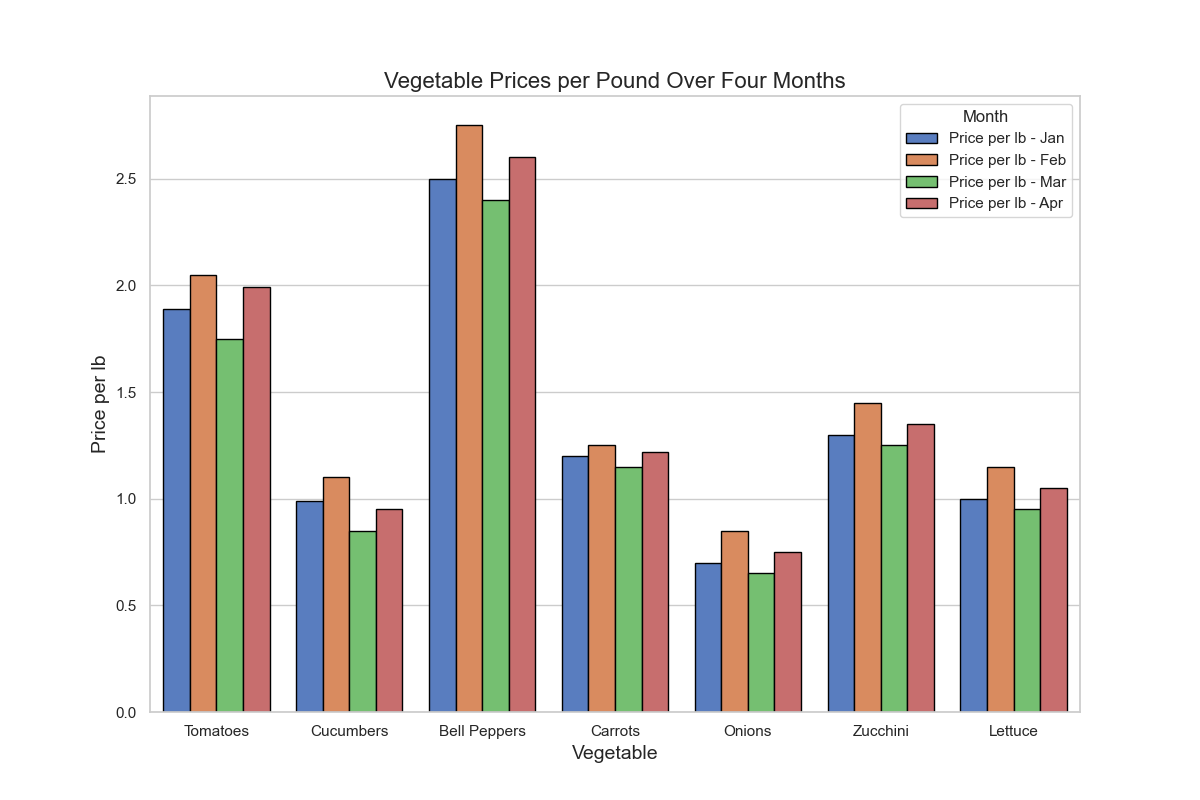

This figure's Python source:

import pandas as pd
import seaborn as sns
import matplotlib.pyplot as plt

# Original data in a list of dictionaries
data = [
    {'Vegetable': 'Tomatoes', 'Price per lb - Jan': 1.89, 'Price per lb - Feb': 2.05, 'Price per lb - Mar': 1.75, 'Price per lb - Apr': 1.99},
    {'Vegetable': 'Cucumbers', 'Price per lb - Jan': 0.99, 'Price per lb - Feb': 1.1, 'Price per lb - Mar': 0.85, 'Price per lb - Apr': 0.95},
    {'Vegetable': 'Bell Peppers', 'Price per lb - Jan': 2.5, 'Price per lb - Feb': 2.75, 'Price per lb - Mar': 2.4, 'Price per lb - Apr': 2.6},
    {'Vegetable': 'Carrots', 'Price per lb - Jan': 1.2, 'Price per lb - Feb': 1.25, 'Price per lb - Mar': 1.15, 'Price per lb - Apr': 1.22},
    {'Vegetable': 'Onions', 'Price per lb - Jan': 0.7, 'Price per lb - Feb': 0.85, 'Price per lb - Mar': 0.65, 'Price per lb - Apr': 0.75},
    {'Vegetable': 'Zucchini', 'Price per lb - Jan': 1.3, 'Price per lb - Feb': 1.45, 'Price per lb - Mar': 1.25, 'Price per lb - Apr': 1.35},
    {'Vegetable': 'Lettuce', 'Price per lb - Jan': 1.0, 'Price per lb - Feb': 1.15, 'Price per lb - Mar': 0.95, 'Price per lb - Apr': 1.05}
]

# Convert the list of dictionaries to a pandas DataFrame
df = pd.DataFrame(data)

# Melt the DataFrame to long format
df_long = df.melt(id_vars='Vegetable', var_name='Month', value_name='Price')

# Now we can plot the bar chart
sns.set_theme(style="whitegrid")  # Set the theme for Seaborn

plt.figure(figsize=(12, 8))  # Set the figure size
bar_plot = sns.barplot(
    x='Vegetable', 
    y='Price', 
    hue='Month',  # Include different bars for each month
    data=df_long, 
    palette='muted',  # Set the color palette
    edgecolor='black'  # Add edge color to each bar for better distinction
)

# Enhance the visualization with labels and title
plt.xlabel('Vegetable', fontdict={'size': 14})
plt.ylabel('Price per lb', fontdict={'size': 14})
plt.title('Vegetable Prices per Pound Over Four Months', fontdict={'size': 16})

# Display the plot
plt.show()
